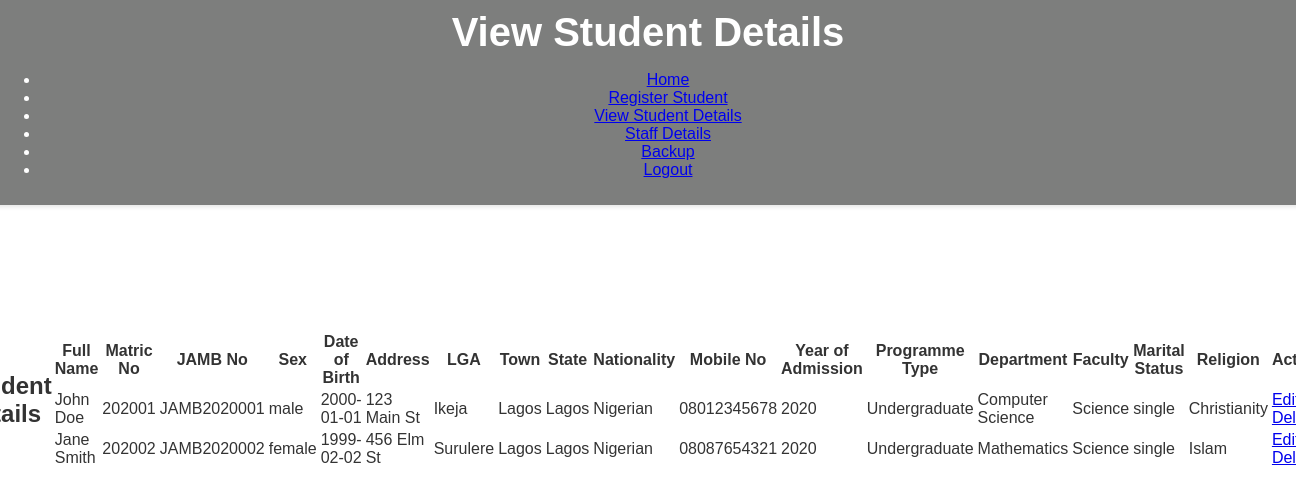
The app's page /pages/admin/view_student_details.php (signed in) with its own data.
### tables this page shows
CREATE TABLE IF NOT EXISTS students (
    id INT AUTO_INCREMENT PRIMARY KEY,
    full_name VARCHAR(100) NOT NULL,
    matric_no VARCHAR(50) NOT NULL UNIQUE,
    jamb_no VARCHAR(50) NOT NULL UNIQUE,
    sex ENUM('male', 'female') NOT NULL,
    date_of_birth DATE NOT NULL,
    address VARCHAR(255) NOT NULL,
    lga VARCHAR(50) NOT NULL,
    town VARCHAR(50) NOT NULL,
    state VARCHAR(50) NOT NULL,
    nationality VARCHAR(50) NOT NULL,
    mobile_no VARCHAR(20) NOT NULL,
    year_of_admission YEAR NOT NULL,
    programme_type VARCHAR(50) NOT NULL,
    department VARCHAR(50) NOT NULL,
    faculty VARCHAR(50) NOT NULL,
    marital_status ENUM('single', 'married') NOT NULL,
    religion VARCHAR(50) NOT NULL
);

### pages/admin/view_student_details.php (the view, shortened to what this page needs)
<?php
require_once('../../includes/functions.php');
$sql = "SELECT * FROM students";
$result = $conn->query($sql);
?>
<!DOCTYPE html>
<html lang="en">
<head>
    <link rel="stylesheet" href="../../styles/main.css">
</head>
<body>
    <header>
        <h1>View Student Details</h1>
        <nav>
            <ul>
                <li><a href="welcome.php">Home</a></li>
                <li><a href="register_student.php">Register Student</a></li>
                <li><a href="view_student_details.php">View Student Details</a></li>
                <li><a href="staff_details.php">Staff Details</a></li>
                <li><a href="backup.php">Backup</a></li>
                <li><a href="logout.php">Logout</a></li>
            </ul>
        </nav>
    </header>
    <main>
        <h2>Student Details</h2>
        <table>
            <thead>
                <tr>
                    <th>Full Name</th>
                    <th>Matric No</th>
                    <th>JAMB No</th>
                    <th>Sex</th>
                    <th>Date of Birth</th>
                    <th>Address</th>
                    <th>LGA</th>
                    <th>Town</th>
                    <th>State</th>
                    <th>Nationality</th>
                    <th>Mobile No</th>
                    <th>Year of Admission</th>
                    <th>Programme Type</th>
                    <th>Department</th>
                    <th>Faculty</th>
                    <th>Marital Status</th>
                    <th>Religion</th>
                    <th>Actions</th>
                </tr>
            </thead>
            <tbody>
                <?php while($row = $result->fetch_assoc()) { ?>
                <tr>
                    <td><?php echo $row['full_name']; ?></td>
                    <td><?php echo $row['matric_no']; ?></td>
                    <td><?php echo $row['jamb_no']; ?></td>
                    <td><?php echo $row['sex']; ?></td>
                    <td><?php echo $row['date_of_birth']; ?></td>
                    <td><?php echo $row['address']; ?></td>
                    <td><?php echo $row['lga']; ?></td>
                    <td><?php echo $row['town']; ?></td>
                    <td><?php echo $row['state']; ?></td>
                    <td><?php echo $row['nationality']; ?></td>
                    <td><?php echo $row['mobile_no']; ?></td>
                    <td><?php echo $row['year_of_admission']; ?></td>
                    <td><?php echo $row['programme_type']; ?></td>
                    <td><?php echo $row['department']; ?></td>
                    <td><?php echo $row['faculty']; ?></td>
                    <td><?php echo $row['marital_status']; ?></td>
                    <td><?php echo $row['religion']; ?></td>
                    <td>
                        <a href="edit_student.php?id=<?php echo $row['id']; ?>">Edit</a>
                        <a href="delete_student.php?id=<?php echo $row['id']; ?>">Delete</a>
                    </td>
                </tr>
                <?php } ?>
            </tbody>
        </table>
    </main>
</body>
</html>

### styles/main.css (style rules this page uses)
body { font-family: 'Arial', sans-serif; margin: 0; padding: 0; background: url('./images/view-school-building.jpg') no-repeat center center fixed; background-size: cover; color: #333; display: flex; justify-content: center; align-items: center; height: 100vh; }
header { background-color: #23252396; color: white; padding: 10px; text-align: center; position: sticky; top: 0; width: 100%; box-shadow: 0 2px 4px rgba(0, 0, 0, 0.1); position: fixed; }
h1 { margin: 0; font-size: 2.5em; }
main { display: flex; justify-content: center; align-items: center; flex: 1; }

### records on screen
students: full_name "John Doe", matric_no "202001", jamb_no "JAMB2020001", sex "male", date_of_birth "2000-01-01", address "123 Main St", lga "Ikeja", town "Lagos", state "Lagos", nationality "Nigerian", mobile_no "08012345678", year_of_admission "2020", programme_type "Undergraduate", department "Computer Science", faculty "Science", marital_status "single", religion "Christianity"
students: full_name "Jane Smith", matric_no "202002", jamb_no "JAMB2020002", sex "female", date_of_birth "1999-02-02", address "456 Elm St", lga "Surulere", town "Lagos", state "Lagos", nationality "Nigerian", mobile_no "08087654321", year_of_admission "2020", programme_type "Undergraduate", department "Mathematics", faculty "Science", marital_status "single", religion "Islam"
